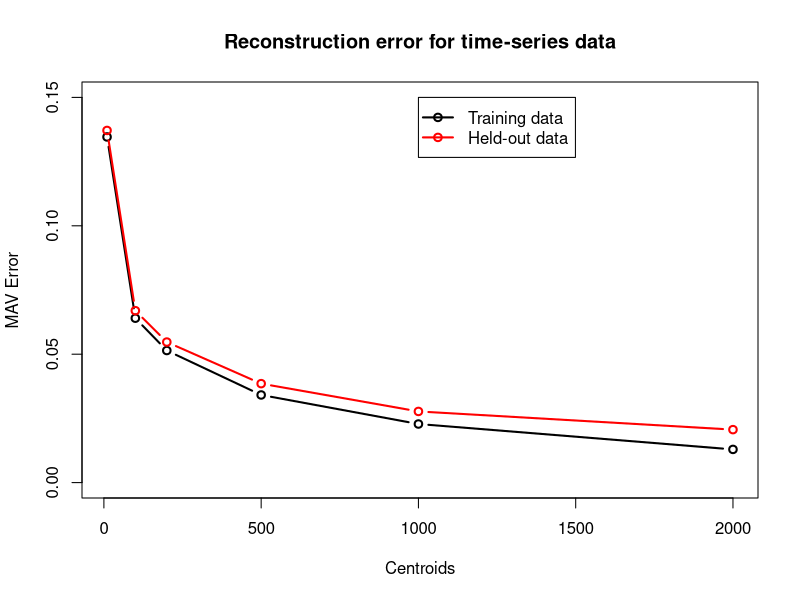
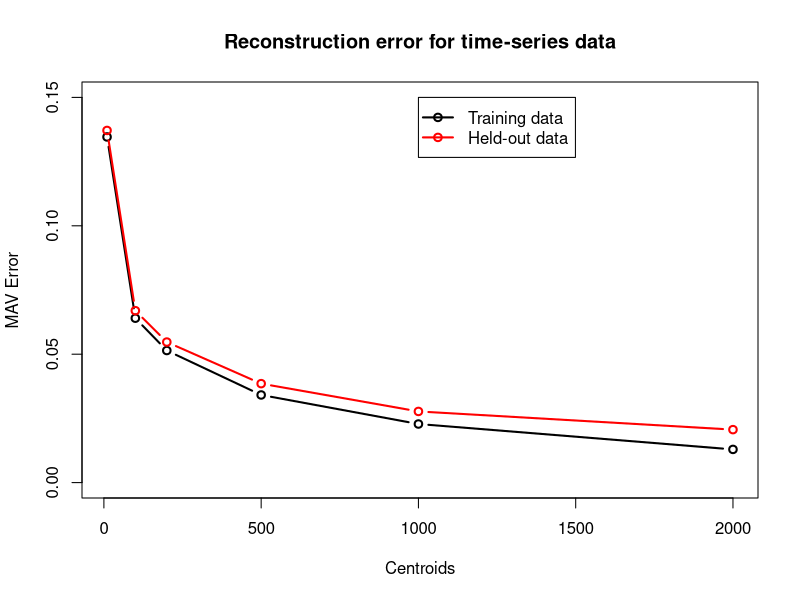
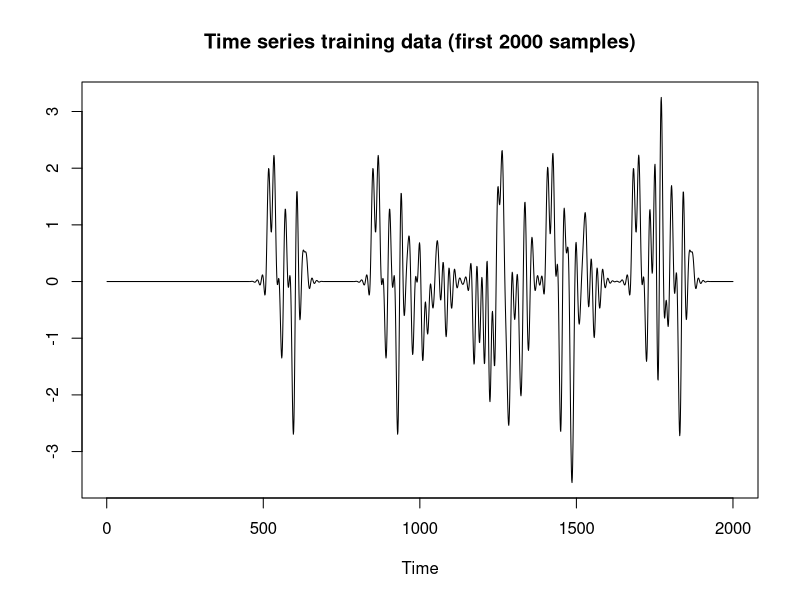
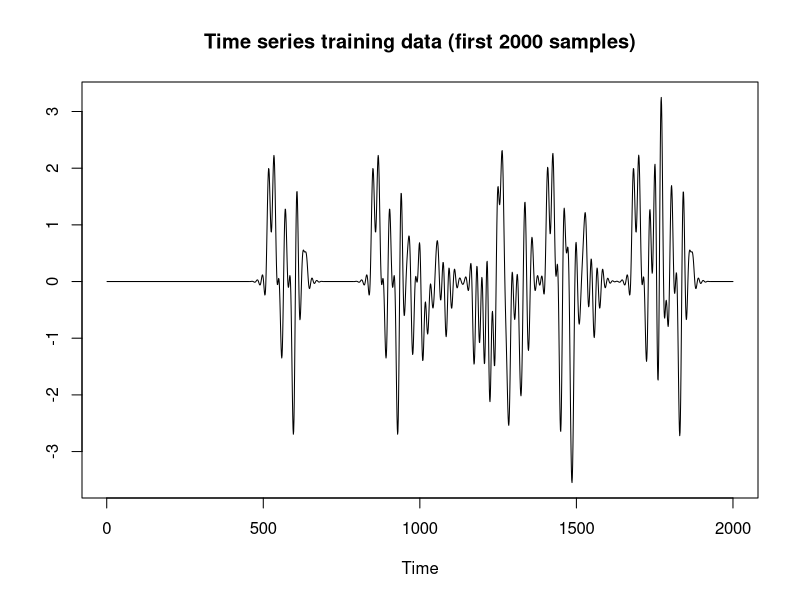
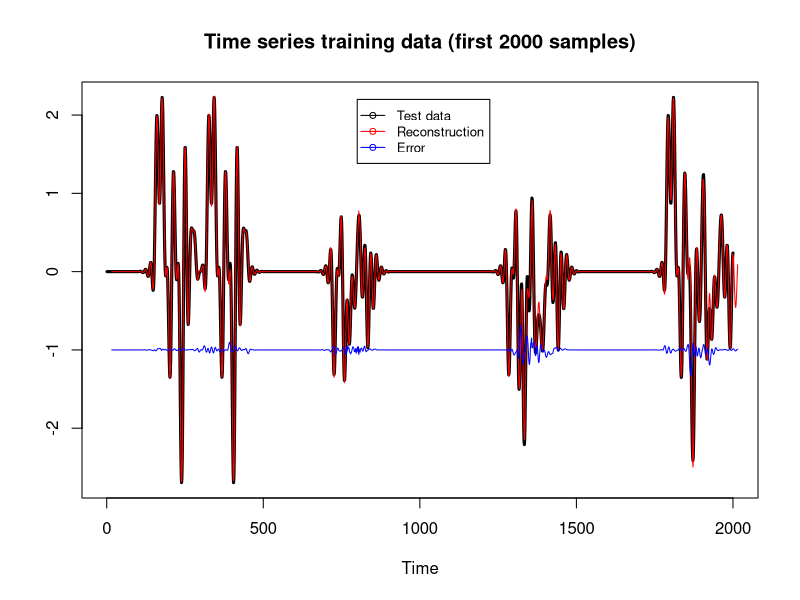
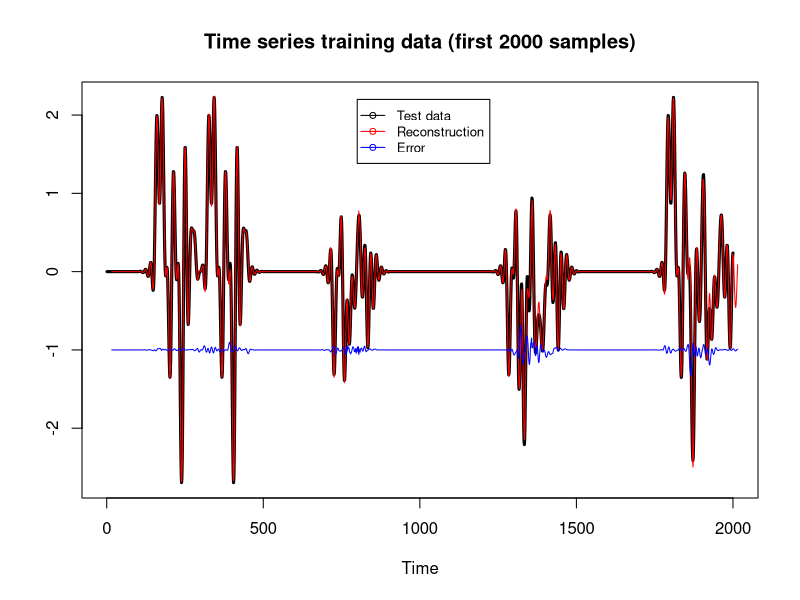

The R source for these figures, in order:
# Licensed to the Apache Software Foundation (ASF) under one or more
# contributor license agreements.  See the NOTICE file distributed with
# this work for additional information regarding copyright ownership.
# The ASF licenses this file to You under the Apache License, Version 2.0
# (the "License"); you may not use this file except in compliance with
# the License.  You may obtain a copy of the License at
#
#     http://www.apache.org/licenses/LICENSE-2.0
#
# Unless required by applicable law or agreed to in writing, software
# distributed under the License is distributed on an "AS IS" BASIS,
# WITHOUT WARRANTIES OR CONDITIONS OF ANY KIND, either express or implied.
# See the License for the specific language governing permissions and
# limitations under the License.

set.seed(4)

## Pad with zeros on both ends
pad = function(x, pad.size=500) {
    c(rep(0,pad.size), x, rep(0,pad.size))
}

## Create a randomized impulse by creating white noise, down-filtering and windowing
impulse = function(n=32, f=n/2, pad.size=500) {
    t = 1:(2*n) - n - 1 + 1e-8
    v = sin(t/f * pi)/t * cos(t/2/n*pi)^2
    n = pad(rnorm(length(t)), n * 3)
    convolve(n,v, type="filter")
}

## Encode a windowed time-series using a specified dictionary
encode = function(win, dict) {
    ## largest dot product is most aligned centroid, size gives window scale
    dot = win %*% dict
    ## return nearest centroid in column 1, scale in column 2
    t(apply(dot, 1, function(v) {
        mx = max(abs(v))
        k = which(abs(v)==mx)[1]
        c(k, v[k])
    }))
}

## Reconstructs a signal from an encoded form
decode = function(data, dict) {
    n = dim(data)[1]
    r = rep(0, (n+1)*16)
    ## step a window at a time
    for (i in 1:n) {
        k = data[i,1]
        v = data[i,2]
        off = (i-1)*16
        ## add in current centroid after scaling and shifting it
        r[off + 1:32] = r[off + 1:32] + dict[,k] * v
    }
    r
}

## Computes the reconstruction error by reconstructing and measuring
reconstruction.error = function(data, dict) {
    rx = window(data)
    kx = encode(rx, dict)
    rz = decode(kx, dict)
    n = length(rz)
    mean(abs(data[15 + 1:n] - rz))    
}

## Generates a randomized time series
generate = function(windows, v.1, v.2) {
    ## signal is original all zeros
    r = rep(0, 16 * windows)
    t = 0
    while (t < length(r) - length(v.1)) {
        ## next pulse start point is exponentially distributed
        t = t + -0.5 * length(v.1) * log(runif(1))
        ## flip a coin to pick which pulse we want
        flip = rnorm(1) > 0
        n1 = floor(t)
        n2 = n1 + length(v.1) - 1
        if (n2 > length(r)) {
            return(r)
        }
        r[n1:n2] = r[n1:n2] + v.1*flip + v.2*(1-flip)
    }
    r
}

## Vector magnitude
mag = function(v) {
    sqrt(sum(v^2))
}

## Stack up a time series as overlapping window segments
window = function(data, window.size=32) {
    ## how many windows?
    n = floor(2 * length(data)/window.size)
    ## the window shape
    w = sin((0:(window.size-1))/window.size * pi)^2
    ## for each row index, apply the window function to a sub-sequence
    t(apply(matrix(1:(n-window.size/2), ncol=1), 1, function(i) {
        n = i*16
        w * data[n:(n+window.size-1)]
    }))
}

## Generate the data
v.1 = impulse(64, 8)
v.2 = impulse(64, 8)

training.data = generate(10000, v.1, v.2)
test.data = generate(10000, v.1, v.2)

## Go ahead and window once to help with all the clustering
rx = t(apply(window(training.data), 1, function(v){v/(1e-100+mag(v))}))

k.10 = kmeans(rx, centers=10, nstart=10)
c.10 = apply(k.10$centers,1,function(v){v/mag(v)})
x.10 = reconstruction.error(training.data, c.10)
y.10 = reconstruction.error(test.data, c.10)
print(10)

k.100 = kmeans(rx, centers=100, nstart=10, iter.max=20)
c.100 = apply(k.100$centers,1,function(v){v/(1e-100 + mag(v))})
x.100 = reconstruction.error(training.data, c.100)
y.100 = reconstruction.error(test.data, c.100)
print(100)

k.200 = kmeans(rx, centers=200, nstart=10, iter.max=30)
c.200 = apply(k.200$centers,1,function(v){v/(1e-100 + mag(v))})
x.200 = reconstruction.error(training.data, c.200)
y.200 = reconstruction.error(test.data, c.200)
print(200)

k.500 = kmeans(rx, centers=500, nstart=10, iter.max=30)
c.500 = apply(k.500$centers,1,function(v){v/(1e-100 + mag(v))})
x.500 = reconstruction.error(training.data, c.500)
y.500 = reconstruction.error(test.data, c.500)
print(500)

k.1000 = kmeans(rx, centers=1000, nstart=5, iter.max=10)
c.1000 = apply(k.1000$centers,1,function(v){v/(1e-100 + mag(v))})
x.1000 = reconstruction.error(training.data, c.1000)
y.1000 = reconstruction.error(test.data, c.1000)
print(1000)

k.2000 = kmeans(rx, centers=2000, nstart=5, iter.max=10)
c.2000 = apply(k.2000$centers,1,function(v){v/(1e-100 + mag(v))})
x.2000 = reconstruction.error(training.data, c.2000)
y.2000 = reconstruction.error(test.data, c.2000)
print(2000)


reconstruct.plot = function () {
    plot(test.data[1:2000], type='l', xlab="Time", ylab=NA, main="Time series training data (first 2000 samples)",
         lwd=3)
    rex = window(test.data)
    re.data = decode(encode(rex, c.1000), c.1000)
    lines(15 + 1:2000, re.data[1:2000], col='red')
    lines(15 + 1:2000, test.data[15+1:2000]-re.data[1:2000]-1, col='blue')
    legend(800, 2.2, legend=c("Test data", "Reconstruction", "Error"), col=c("black", "red", "blue"), pch=21, lty=1, cex=0.8)
}

time.series.error.plot = function() {
    plot(c(10,100,200,500,1000,2000), c(x.10, x.100, x.200, x.500, x.1000, x.2000), 
         type='b', lwd=2, xlab="Centroids", ylab="MAV Error",
         ylim=c(0,0.15),
         main="Reconstruction error for time-series data")

    lines(c(10,100,200,500,1000,2000), c(y.10, y.100, y.200, y.500, y.1000, y.2000), 
          type='b', lwd=2, col='red')

    legend(1000, 0.15, legend=c("Training data", "Held-out data"), col=c("black", "red"), pch=21, lwd=2)
}

time.series.plot = function() {
    plot(training.data[1:2000], type='l', xlab="Time", ylab=NA, main="Time series training data (first 2000 samples)")
}

pdf(file="time-series-errors.pdf", width=5, height=5)
time.series.error.plot()
dev.off()
                                             
png(file="images/time-series-errors.png", width=400, height=400)
time.series.error.plot()
dev.off()
                                             
pdf(file="time-series.pdf", width=5, height=5)
time.series.plot()
dev.off()

png(file="images/time-series.png", width=400, height=400)
time.series.plot()
dev.off()

pdf(file="time-series-reconstruction.pdf", width=5, height=5)
reconstruct.plot()
dev.off()

png(file="images/time-series-reconstruction.png", width=400, height=400)
reconstruct.plot()
dev.off()
